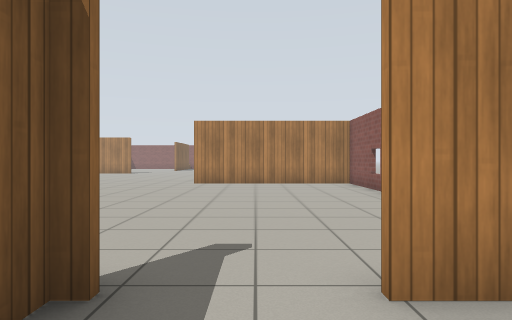
[1] (above)

23 first-person views from a walk through a robot-simulator world made for Gazebo. The camera is 0.94 m above the floor, looks level and sees 75° across. The floor is counted in squares, 1 m on a side. Each view is taken from the middle of a square. On the plan, view 1 faces up. The plan holds only what a view shows up to about 12 squares ahead; the rest is blank. Simple patterns stand in for the simulator's built-in surfaces.

[2]
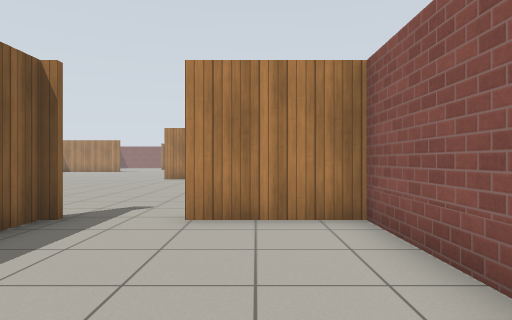

[3]
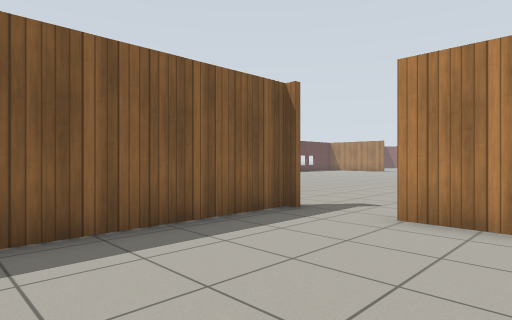

[4]
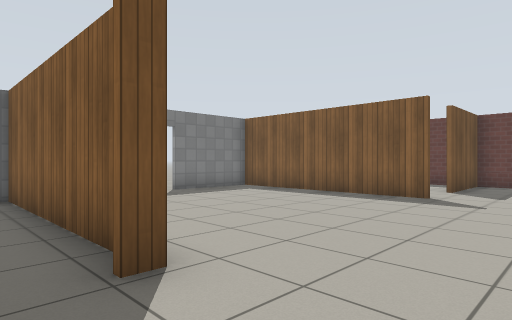

[5]
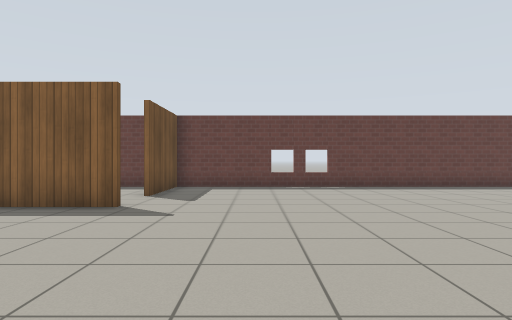

[6]
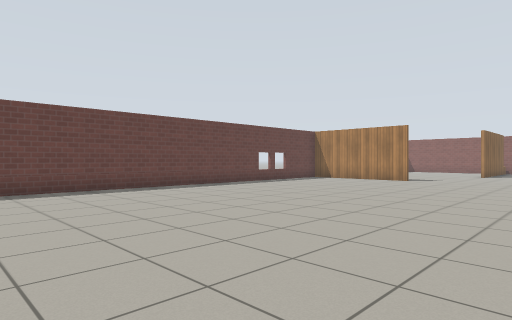

[7]
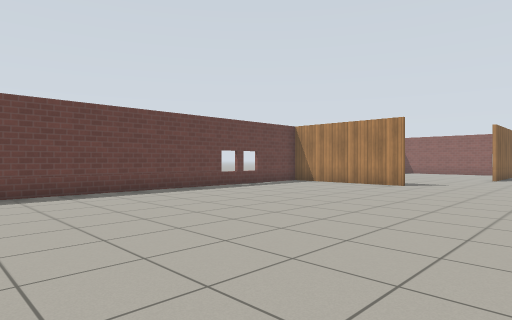

[8]
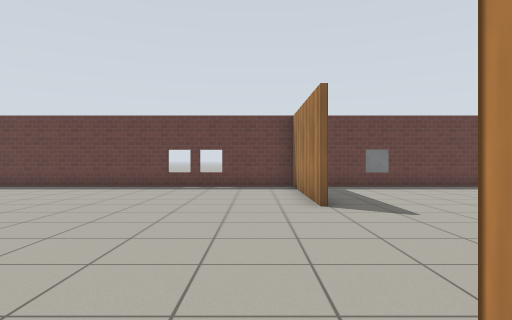

[9]
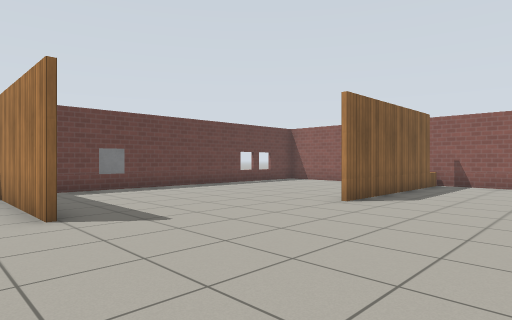

[10]
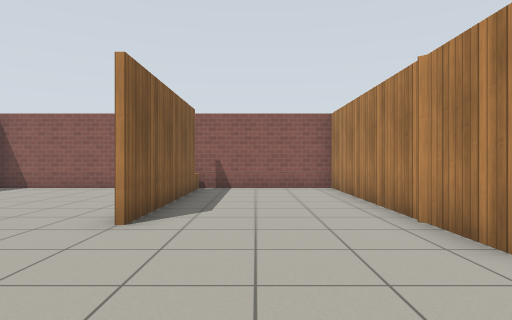

[11]
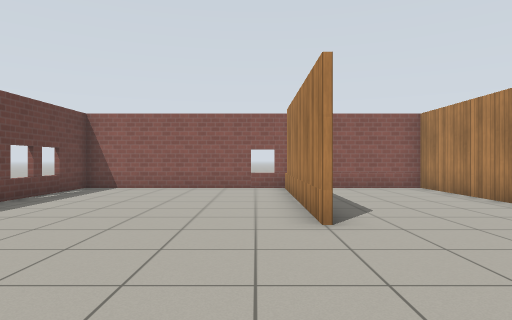

[12]
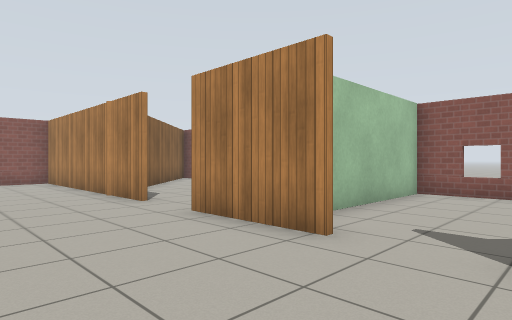

[13]
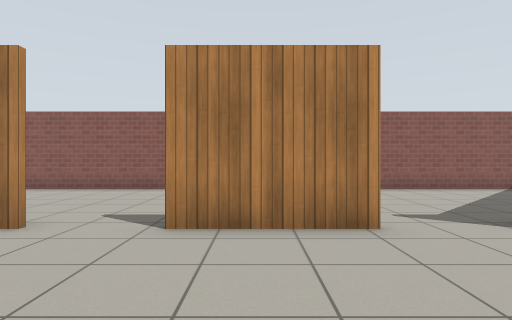

[14]
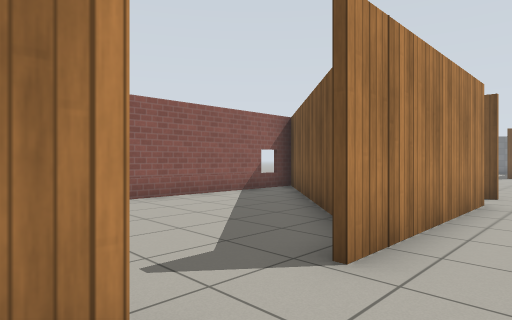

[15]
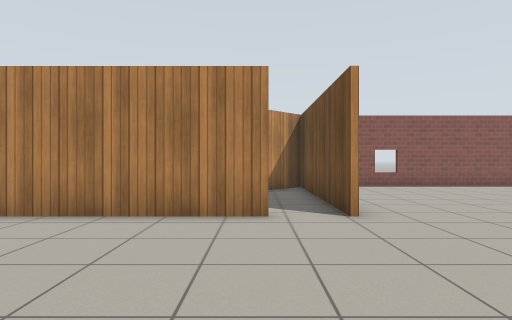

[16]
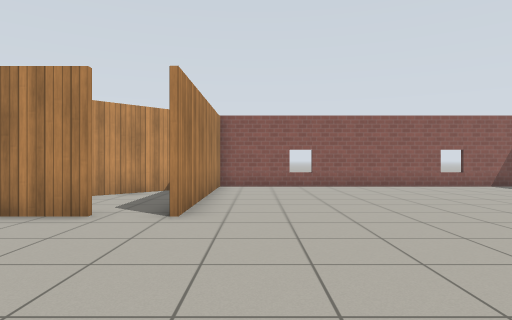

[17]
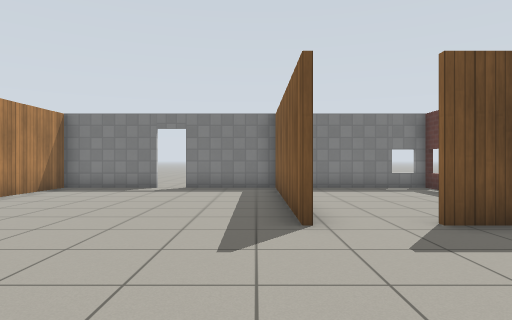

[18]
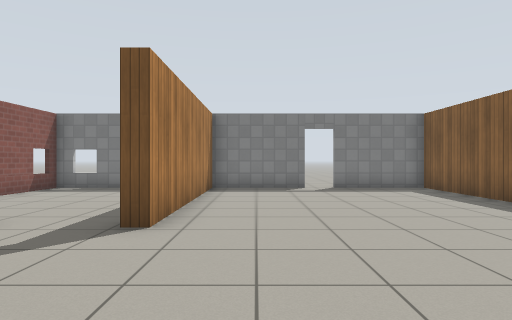

[19]
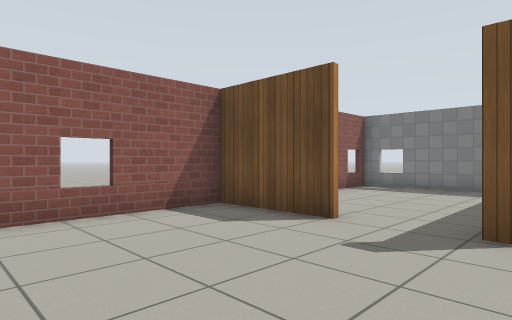

[20]
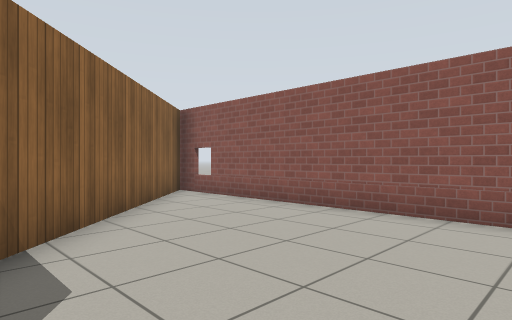

[21]
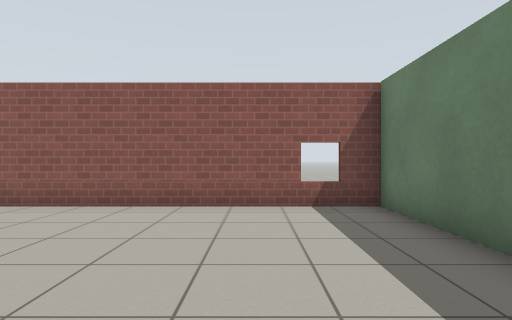

[22]
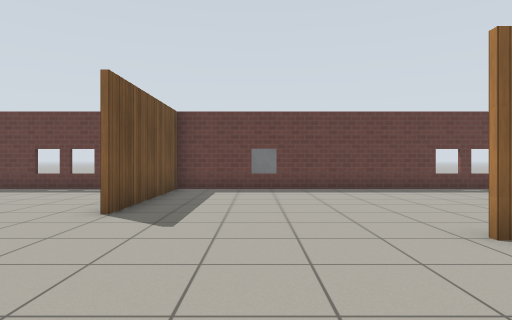

[23]
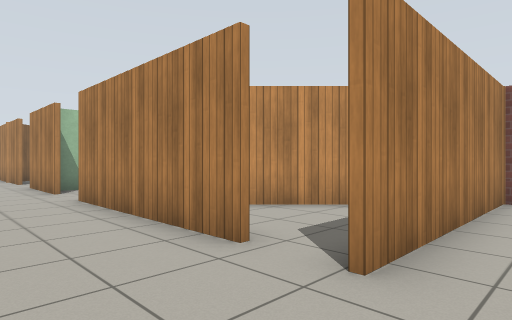

### Floor plan
Points are (right, up) in squares from view 1. A wall is a line through its corners. A room is listed if a view was taken in it or the views show most of it. See-through windows are left out.
Room 1 (views 1, 2, 3)
walls: (-1.4, 2.2) (-1.4, -4.3) (3.7, -4.3) (3.7, 2); (3.7, 2.2) (0.9, 2.2)
ways out: opening at (0, 2) to room 2
Room 2 (views 4, 5, 6, 7, 9, 10, 11, 12, 13, 14, 15, 16, 17, 18, 19, 21, 22, 23)
walls: (-2.5, 14.8) (-2.5, 20.4); (-8.8, 23.3) (-13.5, 23.3); (-2.5, 22.3) (-2.5, 25.3); (-13.6, 23.5) (-8.8, 23.5); (3.7, 13.3) (-2.5, 13.3); (-2.5, 27.1) (-2.5, 35.2) (-13.7, 35.2) (-13.7, 2); (-8.7, 2.2) (-8.7, -4.3) (-5.6, -4.3); (-7, 28.8) (-7, 35); (-13.8, 2.4) (-10.6, 2.4); (0.9, 2.4) (3.7, 2.4); (3.7, 2) (3.7, 13.2); (-4.7, -4.3) (-1.5, -4.3) (-1.5, 2.4) (-1, 2.4); (-6.9, 35.1) (-6.9, 28.8)
ways out: opening at (0, 2) to room 1; opening at (-2, 21.5) to room 3; opening at (-2, 26.5) to room 4; opening at (-10, 2) to room 5; opening at (-2, 14) to room 6; open door at (-5, -4)
Room 3 (view 8)
walls: (-1, 18.1) (3.5, 13.6); (3.6, 23.3) (-2.1, 23.3); (3.7, 13.8) (3.7, 24)
ways out: opening at (-2, 21.5) to room 2
Room 4 (view 20)
walls: (0.2, 23.5) (3.7, 23.5); (3.7, 24) (3.7, 35.1) (-1.5, 29.9)
ways out: opening at (-2, 26.5) to room 2
Room 5 (no view inside)
walls: (-13.7, 2) (-13.7, 0.2); (-13.7, -4.3) (-9.9, -4.3)
ways out: opening at (-10, 2) to room 2
Room 6 (no view inside)
walls: (-2.5, 13.4) (3.4, 13.4); (3.7, 13.2) (-0.2, 17.1)
ways out: opening at (-2, 14) to room 2

Positions as (right, up) in squares from view 1, and headings:
1: (0, 0), facing up
2: (2, -3), facing up
3: (3, -3), facing up-left
4: (0, 5), facing down-left
5: (-2, 5), facing left
6: (-3, 8), facing up-left
7: (-4, 11), facing up-left
8: (-2, 22), facing left
9: (-3, 22), facing up-left
10: (-5, 24), facing up
11: (-8, 24), facing up
12: (-6, 20), facing up-right
13: (-7, 24), facing right
14: (-4, 23), facing down-right
15: (-8, 15), facing right
16: (-8, 12), facing right
17: (-8, 7), facing down
18: (-3, 7), facing down
19: (-2, 7), facing down-right
20: (-2, 26), facing up-right
21: (-3, 26), facing right
22: (-3, 26), facing left
23: (-5, 12), facing up-right
